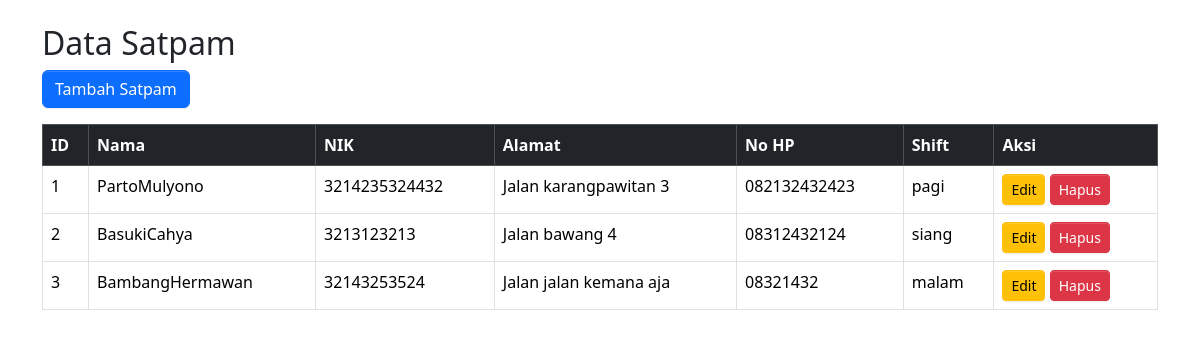
Screenshot of /satpam/ with the database file from the repository.
### masterdata/models.py (models this page shows, shortened)
class Satpam(models.Model):
    nama = models.CharField(max_length=100)
    nik = models.CharField(max_length=20, unique=True)
    alamat = models.TextField()
    no_hp = models.CharField(max_length=15)
    shift = models.CharField(max_length=20, choices=[
        ('pagi', 'Pagi'),
        ('siang', 'Siang'),
        ('malam', 'Malam'),
    ])

### masterdata/views.py (the view)
# urls.py: path('satpam/', views.satpam_list, name='satpam_list'),
def satpam_list(request):
    data = Satpam.objects.all()
    return render(request, 'masterdata/satpam_list.html', {'data': data})

### masterdata/templates/masterdata/satpam_list.html (shortened to what this page needs)
{% load static %}
<!DOCTYPE html>
<html lang="en">
<head>
    <link rel="stylesheet" href="{% static 'AdminLTE/dist/css/adminlte.min.css' %}">
</head>
<body class="p-4">
    <div class="container">
        <h2>Data Satpam</h2>
        <a href="{% url 'satpam_create' %}" class="btn btn-primary mb-3">Tambah Satpam</a>
        <table class="table table-bordered">
            <thead class="table-dark">
                <tr>
                    <th>ID</th>
                    <th>Nama</th>
                    <th>NIK</th>
                    <th>Alamat</th>
                    <th>No HP</th>
                    <th>Shift</th>
                    <th>Aksi</th>
                </tr>
            </thead>
            <tbody>
                {% for s in data %}
                <tr>
                    <td>{{ s.id }}</td>
                    <td>{{ s.nama }}</td>
                    <td>{{ s.nik }}</td>
                    <td>{{ s.alamat }}</td>
                    <td>{{ s.no_hp }}</td>
                    <td>{{ s.shift }}</td>
                    <td>
                        <a href="{% url 'satpam_update' s.id %}" class="btn btn-sm btn-warning">Edit</a>
                        <a href="{% url 'satpam_delete' s.id %}" class="btn btn-sm btn-danger">Hapus</a>
                    </td>
                </tr>
                {% empty %}
                <tr><td colspan="7" class="text-center">Belum ada data</td></tr>
                {% endfor %}
            </tbody>
        </table>
    </div>
</body>
</html>

### rows the page displays
Satpam: id "1", nama "PartoMulyono", nik "3214235324432", alamat "Jalan karangpawitan 3", no_hp "082132432423", shift "pagi"
Satpam: id "2", nama "BasukiCahya", nik "3213123213", alamat "Jalan bawang 4", no_hp "08312432124", shift "siang"
Satpam: id "3", nama "BambangHermawan", nik "32143253524", alamat "Jalan jalan kemana aja", no_hp "08321432", shift "malam"
